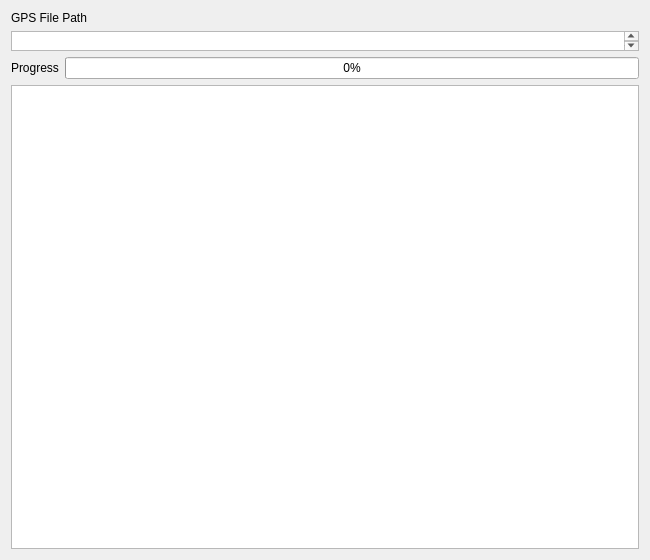
<?xml version="1.0" encoding="UTF-8"?>
<ui version="4.0">
 <class>GPSTablesUpdateWnd</class>
 <widget class="QWidget" name="GPSTablesUpdateWnd">
  <property name="geometry">
   <rect>
    <x>0</x>
    <y>0</y>
    <width>650</width>
    <height>560</height>
   </rect>
  </property>
  <property name="windowTitle">
   <string>Update GPS</string>
  </property>
  <layout class="QVBoxLayout" name="verticalLayout_2">
   <item>
    <layout class="QVBoxLayout" name="verticalLayout">
     <item>
      <widget class="QLabel" name="label">
       <property name="sizePolicy">
        <sizepolicy hsizetype="Preferred" vsizetype="Preferred">
         <horstretch>0</horstretch>
         <verstretch>0</verstretch>
        </sizepolicy>
       </property>
       <property name="text">
        <string>GPS File Path</string>
       </property>
      </widget>
     </item>
     <item>
      <widget class="QTextEdit" name="gpsPathEdt">
       <property name="sizePolicy">
        <sizepolicy hsizetype="Expanding" vsizetype="Fixed">
         <horstretch>0</horstretch>
         <verstretch>0</verstretch>
        </sizepolicy>
       </property>
       <property name="maximumSize">
        <size>
         <width>16777215</width>
         <height>20</height>
        </size>
       </property>
       <property name="readOnly">
        <bool>true</bool>
       </property>
      </widget>
     </item>
    </layout>
   </item>
   <item>
    <layout class="QHBoxLayout" name="horizontalLayout_5">
     <item>
      <widget class="QLabel" name="label_6">
       <property name="text">
        <string>Progress</string>
       </property>
      </widget>
     </item>
     <item>
      <widget class="QProgressBar" name="progressBar">
       <property name="value">
        <number>0</number>
       </property>
      </widget>
     </item>
    </layout>
   </item>
   <item>
    <widget class="QPlainTextEdit" name="logEdt"/>
   </item>
  </layout>
 </widget>
 <resources/>
 <connections/>
</ui>
